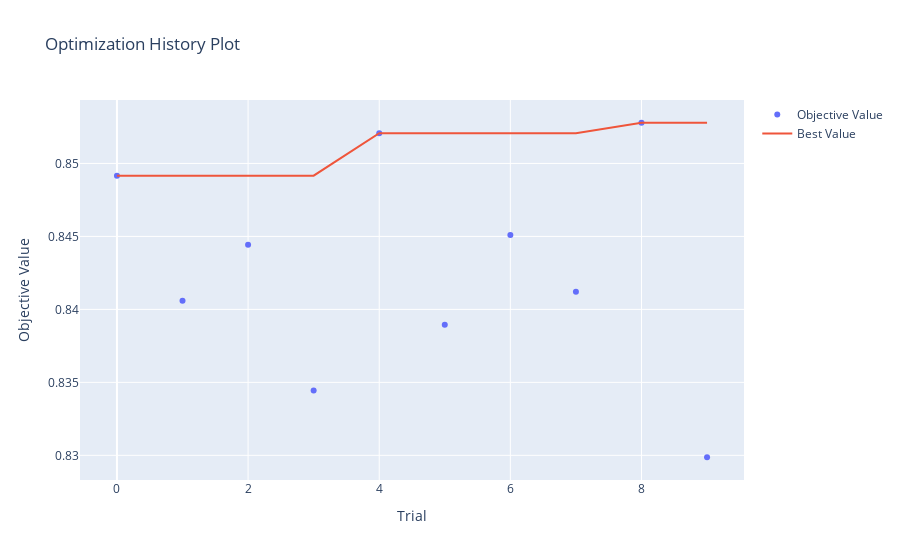

The code cell stored with this chart in its notebook:
### Code cell
# Objective value x Trials
optuna.visualization.plot_optimization_history(study)

### Figure 1 — Plotly figure (JSON) as saved in the notebook; plotly's stock layout.template omitted (floating-point values rounded to 4 significant figures)
{"data": [{"mode": "markers", "name": "Objective Value", "type": "scatter", "x": [0, 1, 2, 3, 4, 5, 6, 7, 8, 9], "y": [0.8492, 0.8406, 0.8444, 0.8344, 0.8521, 0.8389, 0.8451, 0.8412, 0.8528, 0.8299]}, {"mode": "lines", "name": "Best Value", "type": "scatter", "x": [0, 1, 2, 3, 4, 5, 6, 7, 8, 9], "y": [0.8492, 0.8492, 0.8492, 0.8492, 0.8521, 0.8521, 0.8521, 0.8521, 0.8528, 0.8528]}, {"marker": {"color": "#cccccc"}, "mode": "markers", "name": "Infeasible Trial", "showlegend": false, "type": "scatter", "x": [], "y": []}], "layout": {"title": {"text": "Optimization History Plot"}, "xaxis": {"title": {"text": "Trial"}}, "yaxis": {"title": {"text": "Objective Value"}}}}
